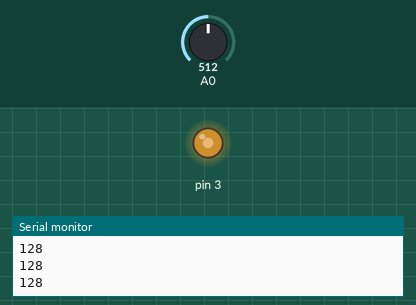
Recording of a sketch running on a simulated Arduino Uno, built with avr-gcc and run on an emulated ATmega328P. Shown: output pins drawn as LEDs (lit = HIGH), the last lines printed to the serial monitor. Inputs (shaded band) come from the test bench; at power-on: A0 = 512.

Above: at 1.2 s.
1.3 s: A0 set to 584
2.8 s: A0 set to 616
At 3.2 s:
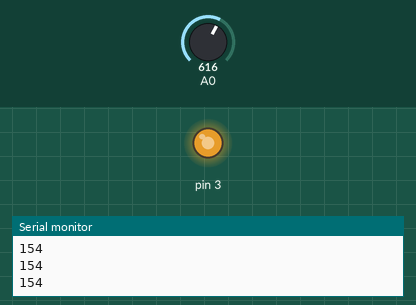
4.3 s: A0 set to 306
At 5.5 s:
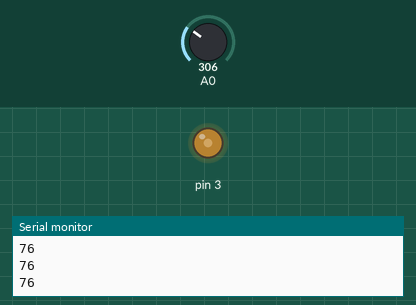
5.8 s: A0 set to 209
7.3 s: A0 set to 188
At 8.2 s:
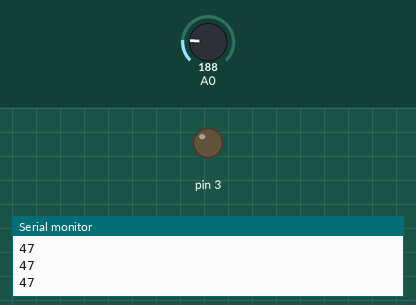
8.8 s: A0 set to 210
At 9.5 s:
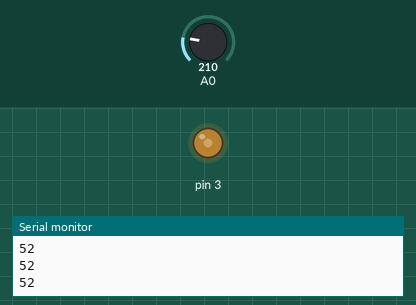
Timing chart, 0 to 11.3 s (numbered marks = the images above; inputs shaded):
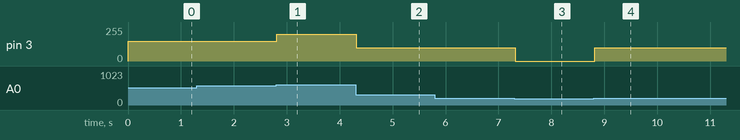

Measured:
- the behaviour switches between 599 and 600 on A0 (found by bisection; images 0 and 1)
- the behaviour switches between 200 and 199 on A0 (found by bisection; images 2 and 3)
- after the input at 2.8 s, pin 3: 150/255 → 200/255 at once
- after the input at 4.3 s, pin 3: 200/255 → 100/255 at once
- after the input at 7.3 s, pin 3: 100/255 → 0/255 at once
- after the input at 8.8 s, pin 3: 0/255 → 100/255 at once

The sketch:

hikarisensa.ino
```cpp
int val = 0; //入力される値を格納するための変数
int ledVal = 0; //LEDに出力する値の変数

void setup() {
  // put your setup code here, to run once:

  Serial.begin(9800); //モニターに出力するための設定

}


void loop() {
  // put your main code here, to run repeatedly:

  //Anarlog INの0番ピンからデータを受け取る
  val = analogRead(0);
  ledVal = val / 4; //LED出力用の値を変数に格納

  Serial.println(ledVal); //入力値をモニターに出力


  // 明るさを4段階に設定

  if(ledVal < 50){
    analogWrite(3, 0); // 出力が0
  }
  else if(ledVal < 100){
    analogWrite(3, 100);
  }

  else if(ledVal < 150){
    analogWrite(3, 150);
  }

  else if(ledVal < 200){
    analogWrite(3, 200);
  }
  else{
    analogWrite(3, 255); // 入力値が200以上で最大出力
  }

  delay(100);


}
```
